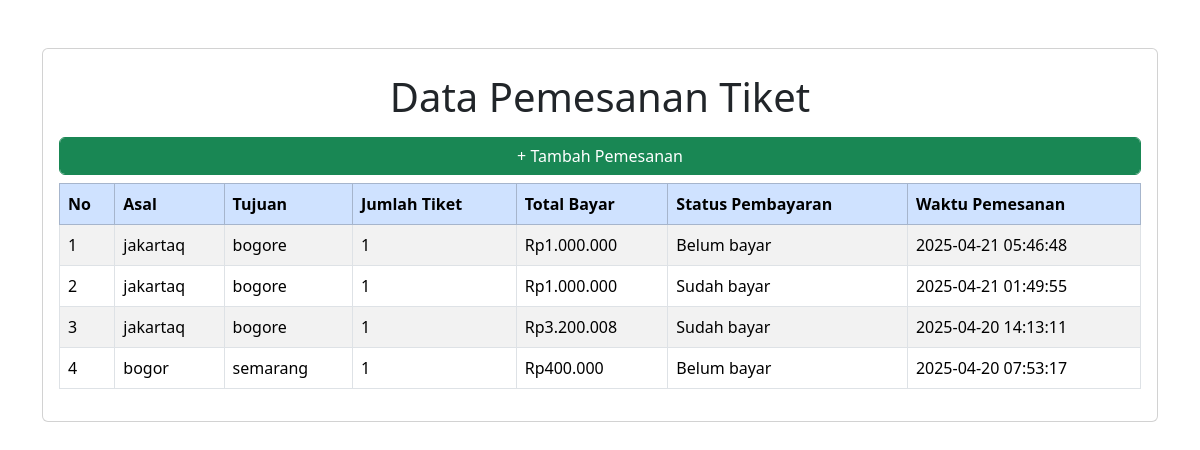
The app's page /pemesanan.php with its own data.
### tables this page shows
CREATE TABLE `pemesanan` (
  `id_pemesanan` int NOT NULL,
  `id_user` int NOT NULL,
  `id_jadwal` int NOT NULL,
  `jumlah_tiket` int NOT NULL,
  `total_bayar` int NOT NULL,
  `status_bayar` enum('belum bayar','sudah bayar') NOT NULL,
  `waktu_pemesanan` timestamp NOT NULL DEFAULT CURRENT_TIMESTAMP
);

CREATE TABLE `jadwal` (
  `id_jadwal` int NOT NULL,
  `id_kereta` int NOT NULL,
  `asal` varchar(150) NOT NULL,
  `tujuan` varchar(150) NOT NULL,
  `tanggal` date NOT NULL,
  `waktu_berangkat` time NOT NULL,
  `waktu_tiba` time NOT NULL,
  `harga` int NOT NULL
);

### pemesanan.php (the view, shortened to what this page needs)
<!DOCTYPE html>
<html lang="en">
<head>
    <link href="https://cdn.jsdelivr.net/npm/bootstrap@5.3.5/dist/css/bootstrap.min.css" rel="stylesheet">
</head>
<body>
<div class="container my-5">
    <div class="card sahdow">
        <div class="card-body">
        <h1 class="mt-2 mb-2 text-center">Data Pemesanan Tiket</h1>
        <a href="pemesanan_tambah.php" class="mt-2 mb-2 btn btn-success form-control">+ Tambah Pemesanan</a>
            <table class="table table-bordered table-striped">
                <thead>
                    <tr class="table-primary">
                        <th>No</th>
                        <th>Asal</th>
                        <th>Tujuan</th>
                        <th>Jumlah Tiket</th>
                        <th>Total Bayar</th>
                        <th>Status Pembayaran</th>
                        <th>Waktu Pemesanan</th>
                    </tr>
                </thead>
                <tbody>
                    <?php
                    $i = 1;
                    $query = mysqli_query($koneksi, "
                        SELECT pemesanan.*, user.nama, kereta.nama_kereta, jadwal.asal, jadwal.tujuan
                        FROM pemesanan
                        LEFT JOIN user ON pemesanan.id_user = user.id_user
                        LEFT JOIN jadwal ON pemesanan.id_jadwal = jadwal.id_jadwal
                        LEFT JOIN kereta ON jadwal.id_kereta = kereta.id_kereta
                        ORDER BY pemesanan.waktu_pemesanan DESC
                    ");
                    while ($data = mysqli_fetch_array($query)) {
                    ?>
                        <tr>
                            <td><?= $i++; ?></td>
                            <td><?= $data['asal']; ?></td>
                            <td><?= $data['tujuan']; ?></td>
                            <td><?= $data['jumlah_tiket']; ?></td>
                            <td>Rp<?= number_format($data['total_bayar'], 0, ',', '.'); ?></td>
                            <td><?= ucfirst($data['status_bayar']); ?></td>
                            <td><?= $data['waktu_pemesanan']; ?></td>
                        </tr>
                    <?php
                    }
                    ?>
                </tbody>
            </table>
        </div>
    </div>
</div>
    </body>
</html>

### records on screen
pemesanan: id_jadwal.asal "jakartaq", id_jadwal.tujuan "bogore", jumlah_tiket "1", total_bayar "1.000.000", status_bayar "Belum bayar", waktu_pemesanan "2025-04-21 05:46:48"
pemesanan: id_jadwal.asal "jakartaq", id_jadwal.tujuan "bogore", jumlah_tiket "1", total_bayar "1.000.000", status_bayar "Sudah bayar", waktu_pemesanan "2025-04-21 01:49:55"
pemesanan: id_jadwal.asal "jakartaq", id_jadwal.tujuan "bogore", jumlah_tiket "1", total_bayar "3.200.008", status_bayar "Sudah bayar", waktu_pemesanan "2025-04-20 14:13:11"
pemesanan: id_jadwal.asal "bogor", id_jadwal.tujuan "semarang", jumlah_tiket "1", total_bayar "400.000", status_bayar "Belum bayar", waktu_pemesanan "2025-04-20 07:53:17"
